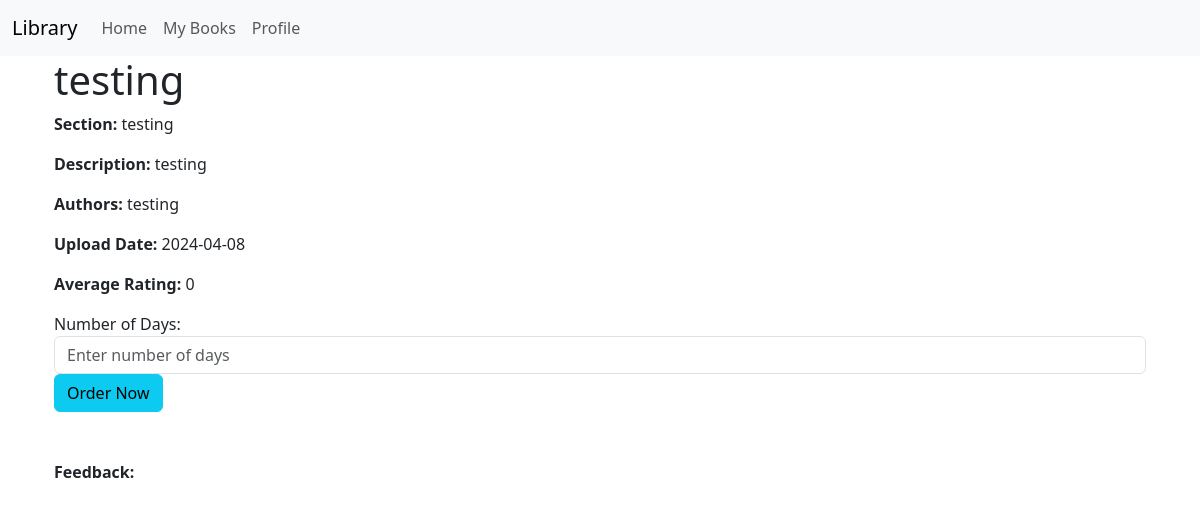
Before: /book_detail/13 (signed in) with the older database file.
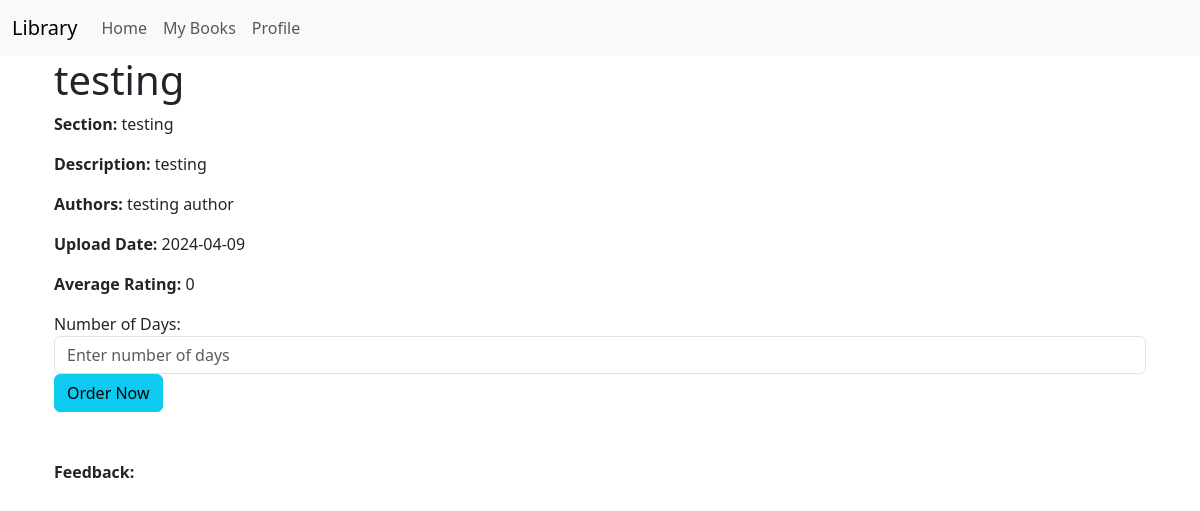
After: the same page with the newer database file.
### models.py (models this page shows)
class Book(db.Model):
    id = db.Column(db.Integer, primary_key=True)#
    name = db.Column(db.String(64), nullable=False)#
    content = db.Column(db.Text)#
    authors = db.Column(db.String(255))#
    book_upload_date = db.Column(db.Date,default=datetime.utcnow)#
    book_rating = db.Column(db.Float)
    section_id = db.Column(db.Integer, db.ForeignKey('section.id'), nullable=False)#
    bookrequest = db.relationship('BookRequest', backref='book', lazy=True, cascade='all, delete-orphan')#
    feedback_records = db.relationship('Feedback', backref='', lazy=True, cascade='all, delete-orphan')

### routes.py (the view)
@app.route('/book_detail/<int:book_id>')
@auth_required
def book_detail(book_id):
    user = User.query.get(session['user_id'])
    book = Book.query.get_or_404(book_id)
    ratings = Feedback.query.filter_by(book_id=book.id).all()
    valid_ratings = [rating.rating for rating in ratings if rating.rating is not None]
    avg_rating = sum(valid_ratings) / len(valid_ratings) if valid_ratings else 0
    return render_template('book_detail.html', user=user , book=book, avg_rating=avg_rating, ratings=ratings)

### routes.py (called while the page is built)
def auth_required(func):
    @wraps(func)
    def inner(*args, **kwargs):
        if 'user_id' in session:
            return func(*args, **kwargs)
        else:
            flash('Please login to continue')
            return redirect(url_for('login'))
    return inner

### templates/book_detail.html (shortened to what this page needs)
{% extends 'layout.html' %}
{% block content %}
<div class="container">
    <h1>{{ book.name }}</h1>
            <p><b>Section:</b> {{ book.section.name }}</p>
            <p><b>Description:</b> {{ book.section.description }}</p>
            <p><b>Authors:</b> {{ book.authors }}</p>
            <p><b>Upload Date:</b> {{ book.book_upload_date.strftime('%Y-%m-%d') }}</p>
            <p><b>Average Rating:</b> {{ avg_rating }}</p>
            <form action="{{ url_for('book_request_post', book_id=book.id) }}" method="post">
                <div class="form-group">
                    <label for="requested_day">Number of Days:</label>
                    <input type="number" name="requested_day" class="form-control" placeholder="Enter number of days" required>
                </div>
                <button type="submit" class="btn btn-info">Order Now</button>
            </form>
            <br>
            <br>
            <p><b>Feedback:</b></p>
        </div>
    </div>
{% endblock %}

Changed rows visible on the page:
changed Book "testing": authors "testing" → "testing author"; book_upload_date "2024-04-08" → "2024-04-09"
